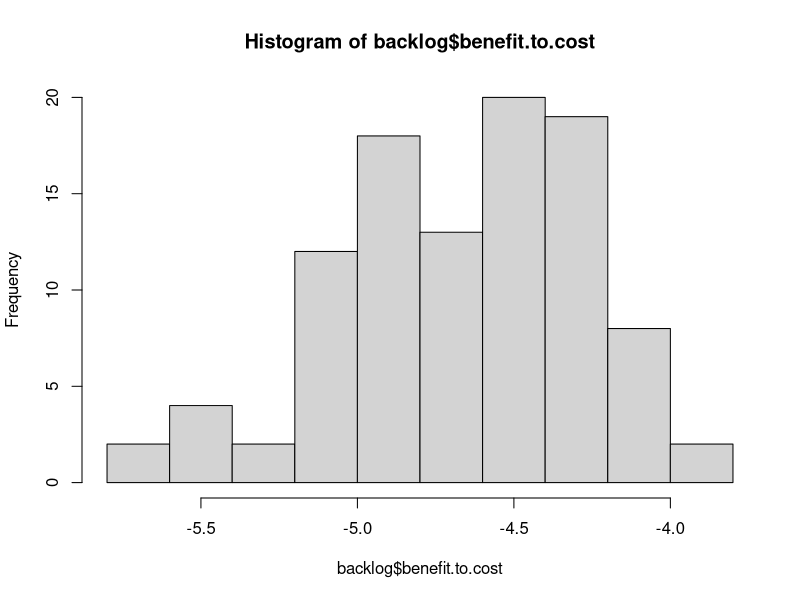
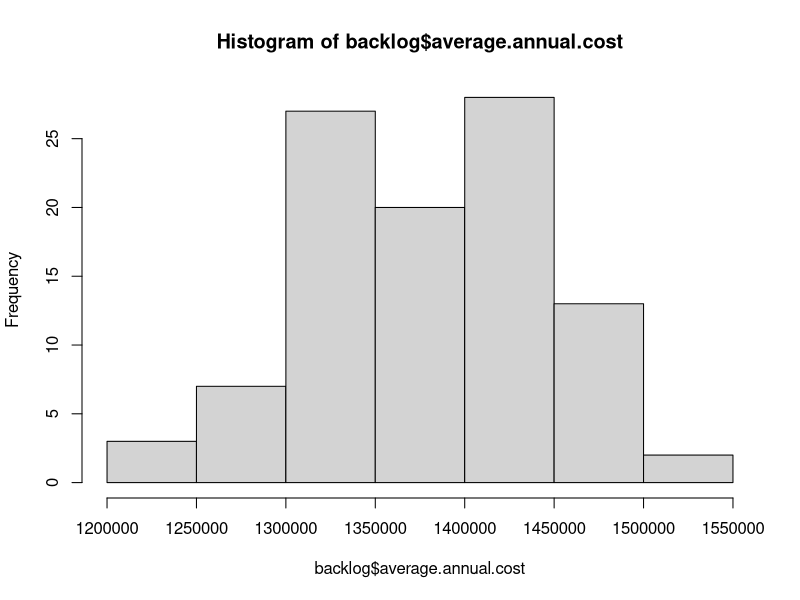
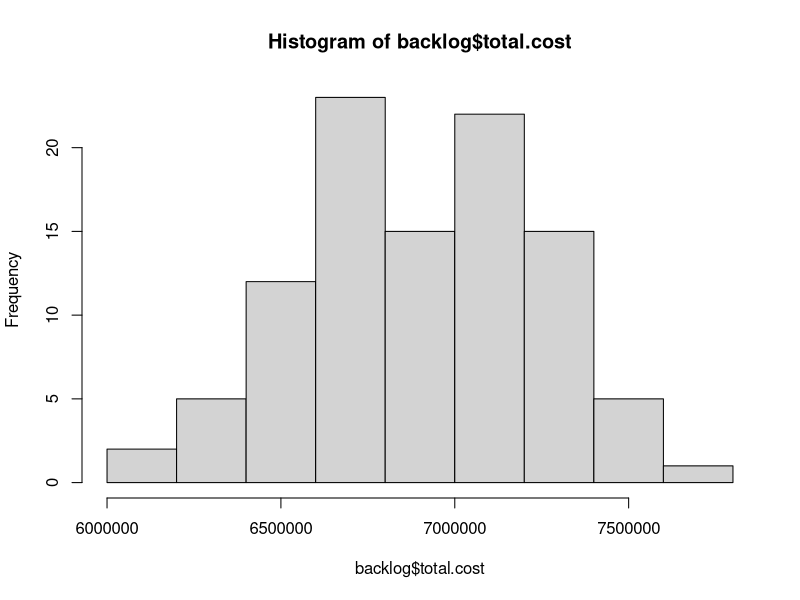
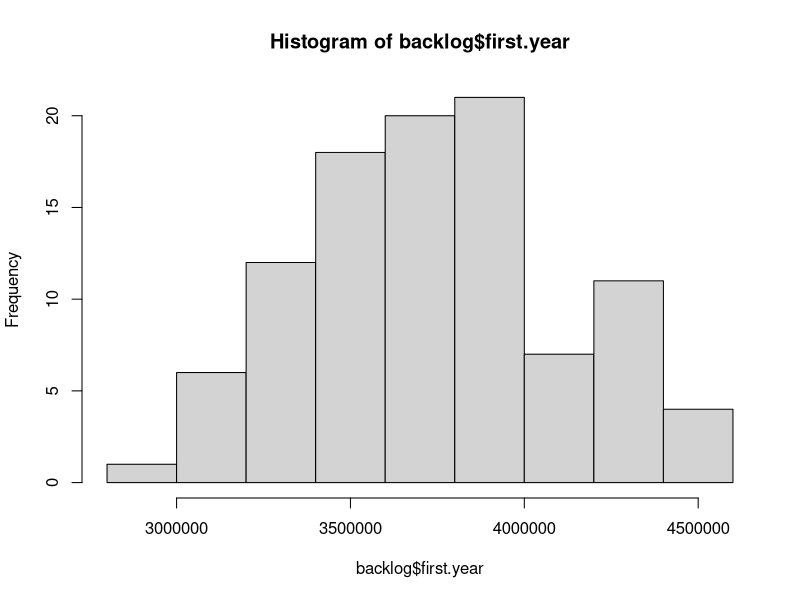

R code for these plots, in order:
# This code cleans and analyzes data from FST, the pavement consultant
# OCI value = PCI.  Note these scores are from November 2012.
# It models the cost and PCI degredation in order to optimize pavement decisions
# Created By Daniel Hadley

setwd("K:/Somerstat/Common/Data/2014 StreetStat/PCI_Code")
# setwd ("~/Documents/Git/PCI_Code") #at home
d <- read.csv("PCI.csv")

# Create new variables #### 
d$sq.ft <- d$PavementWi * d$Length # Sq. Feet
d$sq.yd <- d$sq.ft * 0.111111 # Sq. Yards
d$total.pci <- d$sq.yd * d$OCI # Sum PCI
d$ideal.pci <- d$sq.yd * 100 # Ideal sum PCI
d$delta.pci <- d$ideal.pci - d$total.pci #Difference
d$cost.per.sq.yd <- d$ExtendedCo / d$sq.yd # Cost per sq yard


# Here I model the age as a function of PCI based on the references below:
# It is an average of residential and arterial, but we can divide those later
# http://onlinepubs.trb.org/onlinepubs/conferences/2012/assetmgmt/presentations/Data-A-Ramirez-Flores-Chang-Albitres.pdf
# https://repository.tamu.edu/bitstream/handle/1969.1/ETD-TAMU-2009-05-317/DESHMUKH-THESIS.pdf?sequence=2
# http://www.mylongview.com/modules/showdocument.aspx?documentid=631
# PCI = 100 - (106/((ln(79/AGE))^(1/.48)))

d$est.years <- 79*(2.71828^(-9.37879/(100-d$OCI)^0.48))


###  Model the Pavement decisions over 20 years 

# First I create functions that describe the relationships analyzed previously ####
# f(Age) = PCI 
PCIf <- function(AGE){ 
  PCI <- 100 - (106/((log(79/AGE))^(1/.48)))
  return(PCI)
}

# f(PCI) = Cost 
Costf <- function(OCI, Functional, sq.yd){ 
  Cost <- ifelse((OCI >= 68) & (OCI < 88), 1.8,
         ifelse((OCI >= 47) & (OCI < 68), 18.50,
                ifelse((OCI >= 25) & (OCI < 47) & (Functional == "RT - Residential Local"), 76.80,
                       ifelse((OCI >= 25) & (OCI < 47) & (Functional == "RE - Residential Dead End"), 76.80,
                              ifelse((OCI >= 25) & (OCI < 47) & (Functional == "CO - Collector" ), 91.10,
                                     ifelse((OCI >= 25) & (OCI < 47) & (Functional == "AR - Arterial"), 91.10,
                                            ifelse((OCI >= 0) & (OCI < 25) & (Functional == "RT - Residential Local"), 139.80,
                                                   ifelse((OCI >= 0) & (OCI < 25) & (Functional == "RE - Residential Dead End"), 139.80,
                                                          ifelse((OCI >= 0) & (OCI < 25) & (Functional == "CO - Collector"), 147.70,
                                                                 ifelse((OCI >= 0) & (OCI < 25) & (Functional == "AR - Arterial"), 162.10,
                                                                        ifelse(OCI >= 88, 0, 360)))))))))))
  return(Cost*sq.yd)
}

# f(value, weight, limit ) = pave. 
# This is a greedy approximation to the Knapsack algorithm
knapsack <- function(value, weight, limit){
  benefit.to.cost <- value / weight #Create ratio
  df = data.frame(value, weight, benefit.to.cost) # turn it into a DF
  df$ID <- (1:nrow(df)) # add ID to resort later
  df <- df[with(df, order(-benefit.to.cost)), ] # Sort by benefit.to.cost
  rownames(df) <- NULL # Reset the row names for easier indexing
  df$total.weight <- ifelse(cumsum(df$weight) <= limit, cumsum(df$weight), 0) # Add first items that fit
  # I need to add a break here if nothing fits in the bag on the first pass
  for(i in 2:nrow(df)){ #Start in row 2 because some values have been added above
    df$total.weight[i] <- ifelse(df$weight[i] + df$total.weight[i-1] <= limit, # If adding won't go over limit
                                 df$weight[i] + df$total.weight[i-1], df$total.weight[i-1]) # If it will, keep Weight the same
  }
  df$add <- 0
  df$add[1] <- ifelse(df$total.weight[1] > 0, 1, 0)
  for(i in 2:nrow(df)){ #Start in row 2 
    df$add[i] <- ifelse(df$total.weight[i] > df$total.weight[i-1], 1, 0) # 1 if it has been added
  }
  df <- df[with(df, order(ID)), ] # Resort by ID
  rownames(df) <- NULL # Reset the row names for easier indexing
  return(df$add)
}


# Here is where I attempt to create a model that includes the Knapsack algo
d$OCI.Model <- PCIf(d$est.years) # Use the model instead of the empirical OCI
d$backlog <- Costf(d$OCI.Model, d$Functional, d$sq.yd) # when summed, this gives you your backlog
d$Pave.a <- knapsack(d$delta.pci, d$backlog, 2000000) # Decision to pave based on Pavef function
d$Age.a <- ifelse(d$Pave.a == 1, 1, 1 + d$est.years) #Age in year n
d$OCI.a <- PCIf(d$Age.a) # OCI year n  
d$cost.a <- ifelse(d$Pave.a == 1, Costf(d$OCI.Model,d$Functional, d$sq.yd),0) #The cost to pave the selected streets
d$backlog.a <- ifelse(d$Pave.a == 0, Costf(d$OCI.Model,d$Functional, d$sq.yd),0) #Backlog after year n


# Here is where I attempt to create a stochastic model ####
# The problem is that it's difficult to set the limit on spending, particularly in years  1 & 
# f(PCI) = Whether or Not to Pave
# Here is where we set the rules and try different scenarios
# This scenario is random with no bottom tiers
Pavef <- function(OCI){
  pave <- (ifelse((OCI >= 68) & (OCI < 88), 1,
                  ifelse((OCI >= 47) & (OCI < 68), 1,
                         ifelse(OCI == 47, 1, 0)))) # Top tiers
  return(pave)
}

# This scenario is totally random
Pavef <- function(OCI){
  pave <-  sample(c(0,1), 573, replace = TRUE) #random
  return(pave)
}

# Best - first. The problem is that you cannot control for the large 1st year cost
Pavef <- function(OCI){
  pave <- (ifelse((OCI >= 50),(sample(c(0,1), 573, replace = TRUE)),0))
  return(pave)
}



# f(n) = output
Modelf <- function(n){
    d$OCI.Model <- PCIf(d$est.years) # Use the model instead of the empirical OCI
    d$backlog <- Costf(d$OCI.Model, d$Functional, d$sq.yd) # when summed, this gives you your backlog
    d$Pave.a <- Pavef(d$OCI.Model) # Decision to pave based on Pavef function
    d$Age.a <- ifelse(d$Pave.a == 1, 1, 1 + d$est.years) #Age in year n
    d$OCI.a <- PCIf(d$Age.a) # OCI year n  
    d$cost.a <- ifelse(d$Pave.a == 1, Costf(d$OCI.Model,d$Functional, d$sq.yd),0) #The cost to pave the selected streets
    d$backlog.a <- ifelse(d$Pave.a == 0, Costf(d$OCI.Model,d$Functional, d$sq.yd),0) #Backlog after year n
    d$Pave.b <- Pavef(d$OCI.a) # Decision to pave based on Pavef function
    d$Age.b <- ifelse(d$Pave.b == 1, 1, 1 + d$Age.a) #Age in year n
    d$OCI.b <- PCIf(d$Age.b) # OCI year n  
    d$cost.b <- ifelse(d$Pave.b == 1, Costf(d$OCI.a,d$Functional, d$sq.yd),0) #The cost to pave the selected streets
    d$backlog.b <- ifelse(d$Pave.b == 0, Costf(d$OCI.a,d$Functional, d$sq.yd),0) #Backlog after year n
    d$Pave.c <- Pavef(d$OCI.b) # Decision to pave based on Pavef function
    d$Age.c <- ifelse(d$Pave.c == 1, 1, 1 + d$Age.b) #Age in year n
    d$OCI.c <- PCIf(d$Age.c) # OCI year n  
    d$cost.c <- ifelse(d$Pave.c == 1, Costf(d$OCI.b,d$Functional, d$sq.yd),0) #The cost to pave the selected streets
    d$backlog.c <- ifelse(d$Pave.c == 0, Costf(d$OCI.b,d$Functional, d$sq.yd),0) #Backlog after year n
    d$Pave.d <- Pavef(d$OCI.c) # Decision to pave based on Pavef function
    d$Age.d <- ifelse(d$Pave.d == 1, 1, 1 + d$Age.c) #Age in year n
    d$OCI.d <- PCIf(d$Age.d) # OCI year n  
    d$cost.d <- ifelse(d$Pave.d == 1, Costf(d$OCI.c,d$Functional, d$sq.yd),0) #The cost to pave the selected streets
    d$backlog.d <- ifelse(d$Pave.d == 0, Costf(d$OCI.c,d$Functional, d$sq.yd),0) #Backlog after year n
    d$Pave.e <- Pavef(d$OCI.d) # Decision to pave based on Pavef function
    d$Age.e <- ifelse(d$Pave.e == 1, 1, 1 + d$Age.d) #Age in year n
    d$OCI.e <- PCIf(d$Age.e) # OCI year n  
    d$cost.e <- ifelse(d$Pave.e == 1, Costf(d$OCI.d,d$Functional, d$sq.yd),0) #The cost to pave the selected streets
    d$backlog.e <- ifelse(d$Pave.e == 0, Costf(d$OCI.d,d$Functional, d$sq.yd),0) #Backlog after year n    
#   Now create the outputs
  backlog <- sum(d$backlog.e)
  backlog.reduction <- (sum(d$backlog)) - (sum(d$backlog.e))
  total.cost <- sum(d$cost.a, d$cost.b, d$cost.c, d$cost.d, d$cost.e)
  benefit.to.cost <- backlog.reduction / total.cost
  average.annual.cost <- ((sum(d$cost.a)) + (sum(d$cost.b)) + (sum(d$cost.c)) + 
                            (sum(d$cost.d)) + (sum(d$cost.e))) / 5
  first.year <- sum(d$cost.a)
output <- list(backlog, backlog.reduction, total.cost, benefit.to.cost, average.annual.cost, first.year)
return(output)
}

# Now run the function X number of times
# http://stats.stackexchange.com/questions/7999/how-to-efficiently-repeat-a-function-on-a-data-set-in-r
library("plyr")
l <- alply(cbind(rep(100,100),rep(20,10)),1,Modelf)
backlog <- data.frame(matrix(unlist(l), nrow=100, byrow=T))
colnames(backlog) <- c("backlog", "backlog.reduction", "total.cost", "benefit.to.cost", 
                       "average.annual.cost", "first.year")

hist(backlog$benefit.to.cost)
hist(backlog$average.annual.cost)
hist(backlog$total.cost)
hist(backlog$first.year) # The first year is always the highest cost



                            
                                   
